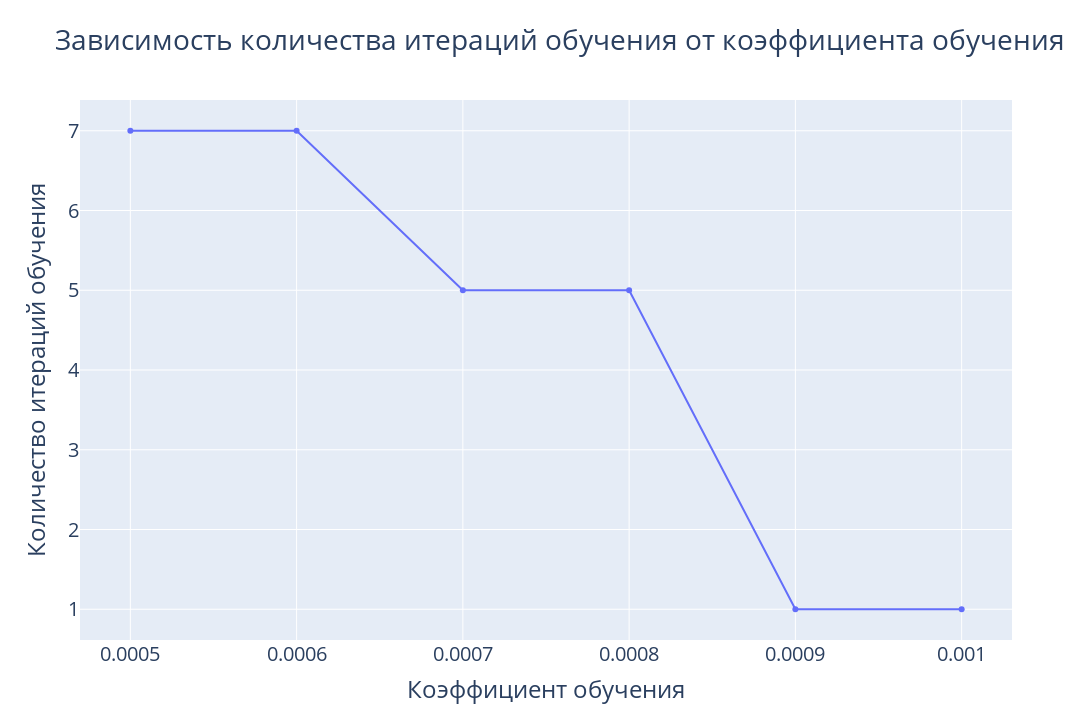

This figure's notebook cell:
### Markdown cell above
## Relation between learning rate and epochs

### Code cell
alphas = (0.0005, 0.0006, 0.0007, 0.0008, 0.0009, 0.001)
epochs_amount: list[int] = []
for alpha in alphas:
    dl = LRNN(n, p, alpha)
    dl.train(train, 15000, learn_by_loss=True, max_loss=2500)
    epochs_amount.append(dl.epoch)
fig = go.Figure()
fig.add_trace(go.Scatter(x=alphas, y=epochs_amount, mode='lines+markers'))
fig.update_layout(title='Зависимость количества итераций обучения от коэффициента обучения',
                  xaxis_title='Коэффициент обучения',
                  yaxis_title='Количество итераций обучения',
                  height=720, width=1280,
                  font=dict(size=20))
fig.show()

### Figure 1 — Plotly figure (JSON) as saved in the notebook; plotly's stock layout.template omitted (floating-point values rounded to 4 significant figures)
{"data": [{"mode": "lines+markers", "type": "scatter", "x": [0.0005, 0.0006, 0.0007, 0.0008, 0.0009, 0.001], "y": [7, 7, 5, 5, 1, 1]}], "layout": {"font": {"size": 20}, "height": 720, "title": {"text": "Зависимость количества итераций обучения от коэффициента обучения"}, "width": 1280, "xaxis": {"title": {"text": "Коэффициент обучения"}}, "yaxis": {"title": {"text": "Количество итераций обучения"}}}}
